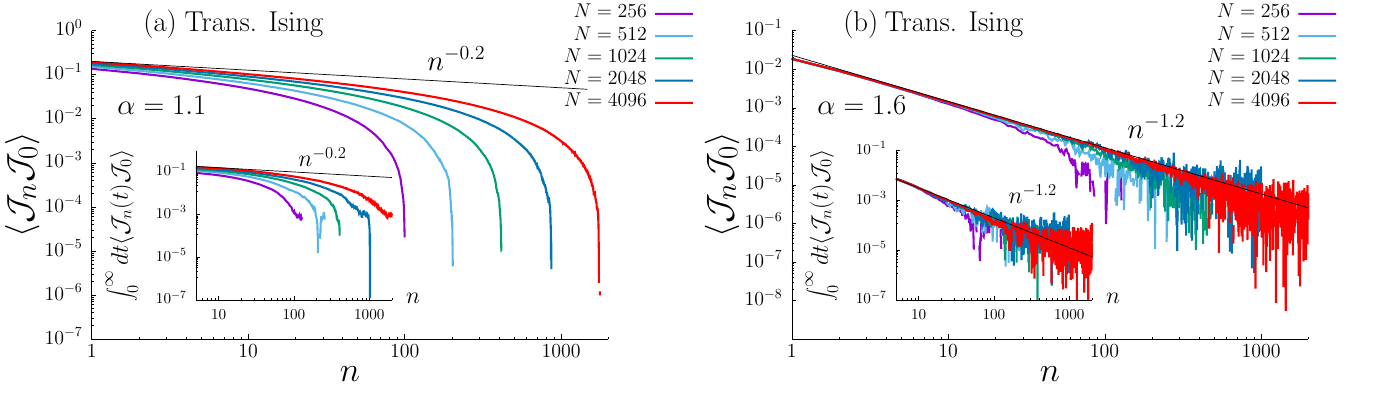

Source code (gnuplot):
set terminal epslatex standalone color size 14, 4
set output "fig2_sup1.tex"

set multiplot layout 1,2 

set border 1+2
set tics nomirror
set ytics nomirror

#---xy alp=1.3---

set size 0.5, 1  # グラフのサイズ
set origin 0, 0  # グラフの位置

set tmargin 2
set bmargin 4
set rmargin 10
set lmargin 10

set tics font "Times,20"
set key font "Times,20"
set title font "Canela Text,30"
set xlabel font "Canela Text,30"
set ylabel font "Canela Text,30"
set label font "Canela Text,30"

set xlabel offset 0,0
set ylabel offset -1,0

set xlabel "$n$"
set ylabel "$\\langle \\mathcal{J}_n \\mathcal{J}_0 \\rangle$"

#set key left bottom
set key at graph 1.18, 1.09
set key spacing 1.6
set logscale xy
set format y "$10^{%L}$"

set xrange [:2000]

set label '$\alpha=1.1$' at graph 0.05,0.75
set label '(a)' at graph 0.1,1.02
set label 'Trans. Ising' at graph 0.18,1.02
set label '$n^{-0.2}$' at graph 0.65,0.9
set label '$n^{-0.2}$' at graph 0.40,0.58

plot '1.1/2^8/fort.95' u 1:2 w l lw 6 lc rgb "#9400D3" title "$N=256$", \
     '1.1/2^9/fort.95' u 1:2 w l lw 6 lc rgb "#56B4E9" title "$N=512$", \
     '1.1/2^10/fort.95' u 1:2 w l lw 6 lc rgb "#009E73" title "$N=1024$", \
     '1.1/2^11/fort.95' u 1:2 w l lw 6 lc rgb "#0072B2" title "$N=2048$", \
     '1.1/2^12/fort.95' u 1:2 w l lw 6 lc rgb "#FF0000" title "$N=4096$", \
      (x < 1500 ? 0.2*x**(-0.2) : 1/0) lc rgb "black" lw 2 notitle

unset xlabel
unset ylabel
unset label

#--Inset--

set size 0.14, 0.45  # インセットのサイズ: 横幅40%, 縦幅15%
set origin 0.14, 0.25  # インセットの位置: 左上

set lmargin 0
set bmargin 0
set rmargin 0
set lmargin 0
set tics font "Times,10"
set xlabel font "Times,10"
set ylabel font "Times,10"
set key font "Times,10"

set title offset 0,-1


set xlabel offset 13,2.5
set ylabel offset -1.5,0
set xlabel "$n$"
set ylabel "$\\int^{\\infty}_0 dt \\langle \\mathcal{J}_n(t) \\mathcal{J}_0 \\rangle$"

set logscale xy
set format y "$10^{%L}$"
set ytics 0.000000001,100 logscale
set yrange [1e-7:]

set xrange [5:2000]

#set key inside top right
#set key outside top right
set key at graph 1.55, 0.45
set key spacing 2.0  

plot '1.1/2^8/fort.96' u 1:2 w l lw 6 lc rgb "#9400D3" notitle , \
     '1.1/2^9/fort.96' u 1:2 w l lw 6 lc rgb "#56B4E9" notitle , \
     '1.1/2^10/fort.96' u 1:2 w l lw 6 lc rgb "#009E73" notitle , \
     '1.1/2^11/fort.96' u 1:2 w l lw 6 lc rgb "#0072B2" notitle , \
     '1.1/2^12/fort.96' u 1:2 w l lw 6 lc rgb "#FF0000" notitle , \
      0.25*x**(-0.2) lc rgb "black" lw 2 notitle

#---reset---

unset ytics
unset xrange
unset yrange

set tics nomirror
set ytics nomirror

#---ising alp=1.6---

set size 0.5, 1  # グラフのサイズ
set origin 0.5, 0  # グラフの位置

set tmargin 2
set bmargin 4
set rmargin 10
set lmargin 10

set tics font "Times,20"
set key font "Times,20"
set title font "Canela Text,30"
set xlabel font "Canela Text,30"
set ylabel font "Canela Text,30"
set label font "Canela Text,30"

set xlabel offset 0,0
set ylabel offset -1,0

set xlabel "$n$"
set ylabel "$\\langle \\mathcal{J}_n \\mathcal{J}_0 \\rangle$"

#set key left bottom
set key at graph 1.07, 1.09
set key spacing 1.6
set logscale xy
set format y "$10^{%L}$"

set ytics 0.00000001,10 logscale

set xrange [1:2000]

set label '$\alpha=1.6$' at graph 0.05,0.75
set label '(b)' at graph 0.1,1.02
set label 'Trans. Ising' at graph 0.18,1.02
set label '$n^{-1.2}$' at graph 0.65,0.68
set label '$n^{-1.2}$' at graph 0.42,0.46

plot '1.6/2^8/fort.95' u 1:2 w l lw 6 lc rgb "#9400D3" title "$N=256$", \
     '1.6/2^9/fort.95' u 1:2 w l lw 6 lc rgb "#56B4E9" title "$N=512$", \
     '1.6/2^10/fort.95' u 1:2 w l lw 6 lc rgb "#009E73" title "$N=1024$", \
     '1.6/2^11/fort.95' u 1:2 w l lw 6 lc rgb "#0072B2" title "$N=2048$", \
     '1.6/2^12/fort.95' u 1:2 w l lw 6 lc rgb "#FF0000" title "$N=4096$", \
      0.023*x**(-1.2) lc rgb "black" lw 2 notitle

unset xlabel
unset ylabel
unset label

#--Inset--

set size 0.14, 0.45  # インセットのサイズ: 横幅40%, 縦幅15%
set origin 0.64, 0.25  # インセットの位置: 左上

set lmargin 0
set bmargin 0
set rmargin 0
set lmargin 0
set tics font "Times,10"
set xlabel font "Times,10"
set ylabel font "Times,10"
set key font "Times,10"

set title offset 0,-1


set xlabel offset 13,2.5
set ylabel offset -1.5,0
set xlabel "$n$"
set ylabel "$\\int^{\\infty}_0 dt \\langle \\mathcal{J}_n(t) \\mathcal{J}_0 \\rangle$"

set logscale xy
set format y "$10^{%L}$"
set ytics 0.000000001,100 logscale
set yrange [1e-7:0.1]

set xrange [5:2000]

#set key inside top right
#set key outside top right
set key at graph 1.55, 0.45
set key spacing 2.0  

plot '1.6/2^8/fort.96' u 1:2 w l lw 6 lc rgb "#9400D3" notitle, \
     '1.6/2^9/fort.96' u 1:2 w l lw 6 lc rgb "#56B4E9" notitle, \
     '1.6/2^10/fort.96' u 1:2 w l lw 6 lc rgb "#009E73" notitle, \
     '1.6/2^11/fort.96' u 1:2 w l lw 6 lc rgb "#0072B2" notitle, \
     '1.6/2^12/fort.96' u 1:2 w l lw 6 lc rgb "#FF0000" notitle, \
      0.05*x**(-1.2) lc rgb "black" lw 2 notitle



unset multiplot

unset output